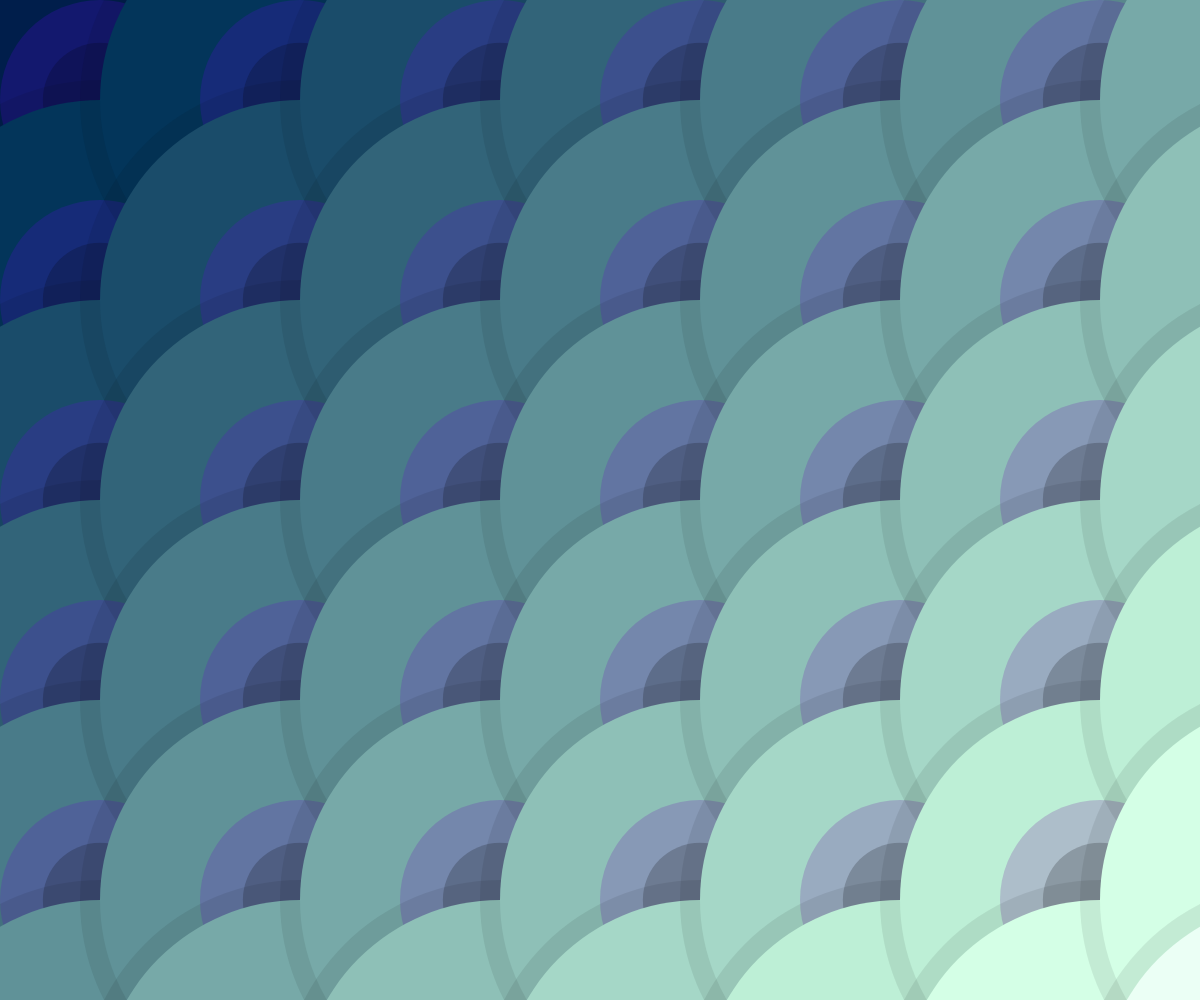
Frame 1 (no input)
Frame 60 (no input): identical to frame 1, image omitted
Frame 120 (the mouse pressed at the canvas centre since frame 60): identical to frame 1, image omitted

The p5.js sketch that drew this single still picture (run headless with seeded random() and noise() and a simulated clock; from frame 60 on, the mouse is pressed at the canvas centre):

// p5.js sketch
// ── sketch.js

/* Objects in a grid pattern with a color gradient based on their position. 
The grid size is determined by the `spacing` variable, and the color ramp can be adjusted for either black and white or color mode. 
The `setup` function initializes the canvas and draws the ellipses in the specified pattern, while the `draw` function is currently empty, allowing for future animations or interactions. */


// Vars

let columns; //number of columns in the grid, will be calculated based on the canvas width and spacing
let rows; //number of rows in the grid, will be calculated based on the canvas height and spacing
let spacing = 200;; //spacing between the ellipses in the grid, will be set based on the selected size mode
let x0 = spacing/2; //starting x position, allow for half spacing to ensure there is clipping of the ellipses at the edges of the canvas and no visible gaps
let y0 = spacing/2;
let size = spacing * 2; //size of the ellipses, set to twice the spacing to ensure they overlap and create a continuous pattern
let colourRampSpeed; //speed at which the color changes across the grid, will be calculated based on the number of columns and rows
let gridObjects = []; //array to hold the grid objects, will be populated in the setup function


// Classes

class GridObject {
    constructor(x, y, size, fillColour) {
        this.x = x; //x position of the object  
        this.y = y; //y position of the object
        this.size = size; //size of the object
        this.fillColour = fillColour; //fill color of the object
    }
    
    display() { 
        push();
            fill(0, 20);
            noStroke(); 
            ellipse(this.x, this.y, this.size*1.1, this.size*1.1); 
        pop();
        push();
            fill(-20+this.fillColour,30+(this.fillColour),75+(this.fillColour/1.5));
            noStroke(); 
            ellipse(this.x, this.y, this.size, this.size); 
        pop();
         push();
            //fill(0,185,155,100);
            fill(100+(this.fillColour/20),this.fillColour/50,255-(this.fillColour/2),50+(this.fillColour/100)); 
            noStroke(); 
            ellipse(this.x, this.y, this.size/2, this.size/2); 
        pop();
        push();
            fill(0, 50);
            noStroke();
            ellipse(this.x, this.y, this.size/3.5, this.size/3.5);
        pop();
       
    }
}

// P5 Functions

function setup() {
    createCanvas(windowWidth, windowHeight); //create a canvas that fills the window
    background(0);

    columns = width / spacing; //calculate the number of columns based on the canvas width and spacing
    rows = height / spacing; //calculate the number of rows based on the canvas height and spacing
    colourRampSpeed = 255 / (columns + rows);

    // Create a grid of objects with a color gradient based on their position
    for (let i = 0; i < columns+1; i++) {
            for (let j = 0; j < rows+1; j++) {
                let go_x = x0 + i * spacing; // calculate the x position of the object based on its column index and spacing            
                let go_y = y0 + j * spacing; // calculate the y position of the object based on its row index and spacing
                let go_fillColour = colourRampSpeed * (i + j); // calculate the fill color of the object based on its position in the grid, creating a gradient effect
                gridObjects.push(new GridObject(go_x, go_y, size, go_fillColour)); 
            }
        }
    
    for (let i = 0; i < gridObjects.length; i++) {
        gridObjects[i].display(); //display each object in the grid            
    }    
}

function draw() {
// Not needed for this static pattern    
}
